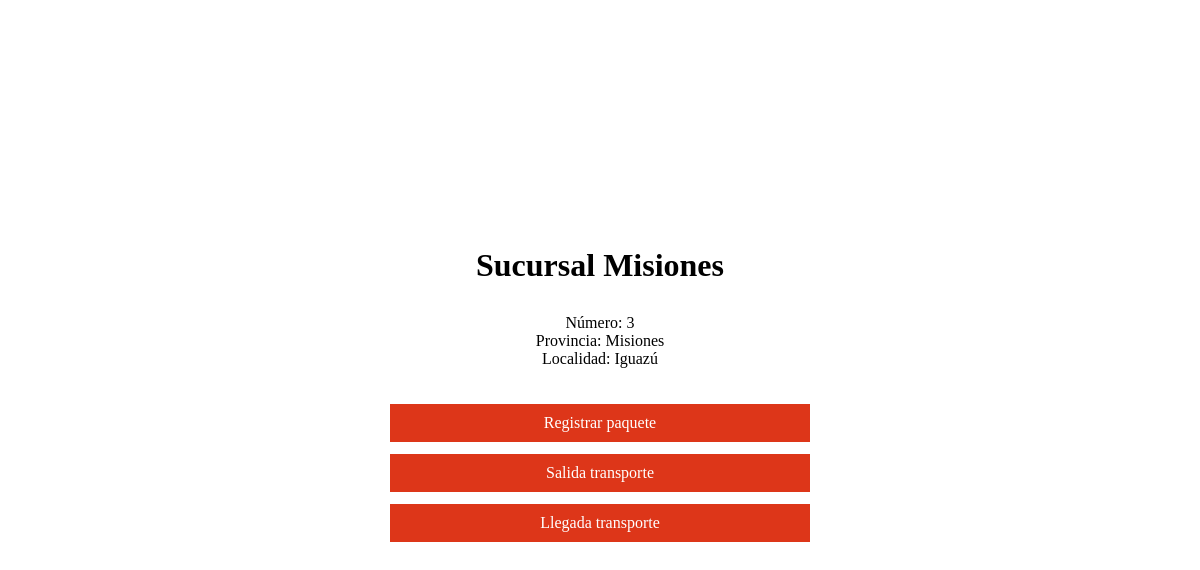
The page /select/3 on the database its author committed.
### models.py (models this page shows, shortened)
class Sucursal(db.Model):
    id = db.Column(db.Integer, primary_key=True)
    numero = db.Column(db.Integer, nullable=False)
    provincia = db.Column(db.String(30), nullable=False)
    localidad = db.Column(db.String(30), nullable=False)
    direccion = db.Column(db.String(60), nullable=False)
    repartidores = db.relationship("Repartidor", backref="sucursal")
    transportes = db.relationship("Transporte", backref="sucursal")
    paquetes = db.relationship("Paquete", backref="sucursal")

### app.py (the view)
@app.route('/select/<int:id>')
def initSucursalElegida(id):
    sucursal = Sucursal.query.get(id)
    if sucursal:
        session['sucursal_id'] = id
        return render_template("inicioSucursal.html", sucursal=sucursal)
    else:
        return "Sucursal no encontrada"

### templates/inicioSucursal.html (shortened to what this page needs)
<!DOCTYPE html>
<html lang="en">
<head>
    <link rel="stylesheet" href="/static/css/inicioSucursales.css">
</head>
<body>
    {% if sucursal %}
    <h1>Sucursal {{ sucursal.provincia }}</h1>
    {% endif %}
    <div class="container">
        <div class="infosucursal">
            <p>Número: {{ sucursal.numero }}</p>
            <p>Provincia: {{ sucursal.provincia }}</p>
            <p>Localidad: {{ sucursal.localidad }}</p>
        </div>
        <div class="options">
            <a href="/regPaquete">Registrar paquete</a>
            <a href="/selectSucursalTransporte">Salida transporte</a>
            <a href="/transportesPendientesLlegada">Llegada transporte</a>
        </div>
    </div>
</body>
</html>

### static/css/inicioSucursales.css (style rules this page uses)
* { padding: 0; margin: 0; text-decoration: none; list-style: none; box-sizing: border-box; font-family: "Times New Roman", serif; }
body { display: flex; justify-content: center; align-items: center; flex-direction: column; text-align: center; min-height: 100vh; }
body h1 { margin-bottom: 30px; }
.container { display: flex; flex-direction: column; align-items: center; width: 600px; }
.options { margin-top: 35px; display: flex; flex-direction: column; align-items: center; width: 70%; height: 150px; justify-content: space-around; }
.options a { color: white; background-color: #dd3619; padding: 10px 10px; margin-bottom: 10px; width: 100%; transition: all .3s ease; }

### rows shown on the page
Sucursal: provincia "Misiones", numero "3", localidad "Iguazú"
